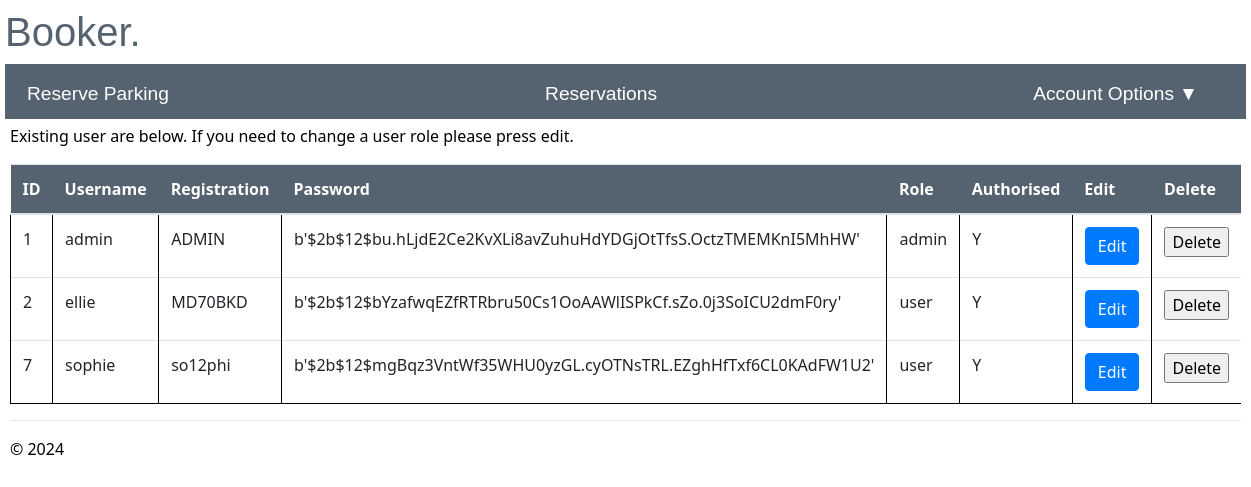
Page /admin/ (signed in) on the earlier database version.
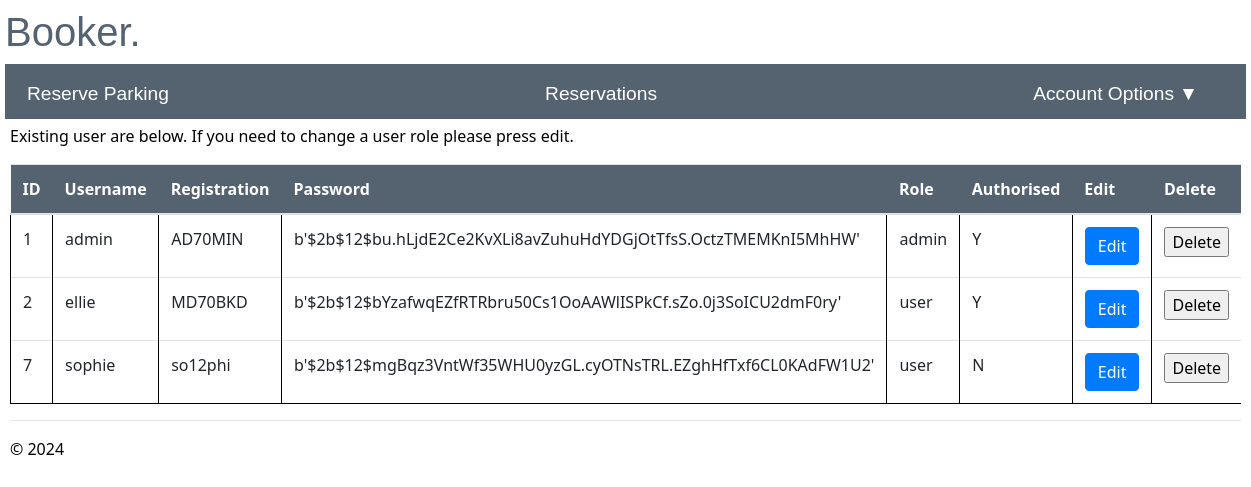
Same page on the later database version.
### app/models/models.py (models this page shows)
class User(db.Model, UserMixin):
    id = db.Column(db.Integer, primary_key=True, nullable=False)
    username = db.Column(db.String(20), nullable=False, unique=True)
    registration = db.Column(db.String(9), nullable=False, unique=True)
    password = db.Column(db.String(30), nullable=False)
    role = db.Column(db.String(5), nullable=False, default='user')
    authorised =db.Column(db.String(1), nullable=False, default='N')
    failed_login_attempts = db.Column(db.Integer,nullable=False, default=0)
    reservation = db.relationship('reserve', backref='user')

### app/admin/routes.py (the view)
@bp.route("/admin/")
@login_required
def admin():
    if current_user.role == 'admin':
        admin= User.query.all()
        current_app.logger.info('Username: %s accessed admin', current_user.username)
        return render_template('admin.html',admin=admin)
    else:
        current_app.logger.critical('Username: %s accessed attempted to access admin', current_user.username)
        return render_template("unauthorised.html")

### app/user/routes.py (called while the page is built)
@bp.before_app_request
def make_session_permanent():
    session.permanent = True
    current_app.permanent_session_lifetime = timedelta(seconds=30)

### app/admin/templates/admin.html (shortened to what this page needs)
{% extends "layout.html" %}
{% block content %}
<p>Existing user are below. If you need to change a user role please press edit.</p>
<table class="table table-hover">
  <thead class="tables">
        <th>ID</th>
        <th>Username</th>
        <th>Registration</th>
        <th>Password</th>
        <th>Role</th>
        <th>Authorised</th>
        <th>Edit</th>
        <th>Delete</th>
    </thead>
    <tbody>
     {% for admin in admin %}
      <tr>
        <td>{{admin.id}}</td>
        <td>{{admin.username}}</td>
        <td>{{admin.registration}}</td>
        <td>{{admin.password}}</td>
        <td>{{admin.role}}</td>
        <td>{{admin.authorised}}</td>
        <td><a href='{{url_for("admin.edit_user", id=admin.id)}}' class='btn btn-primary'>Edit</a></td>
        <td>
          <form method="POST" action="/delete_user/">
            <input type="submit" value="Delete" onclick='return confirm("Are you sure you want to delete this user?")'>
          </form>
         </td>
      </tr>
     {%endfor%}
    </tbody>
  </table>
{% endblock %}

### app/main/templates/layout.html (shortened to what this page needs)
<!DOCTYPE html>
<html>
    <head>
        <link rel="stylesheet" href="https://stackpath.bootstrapcdn.com/bootstrap/4.5.2/css/bootstrap.min.css">
        <link rel="stylesheet" type="text/css" href="{{ url_for('static', filename='site.css')}}" />
    </head>
    <body>
        <div class="heading">
            <h1>Booker.</h1>
        <div class="navbar">
          <a  href="{{ url_for('main.reserve_parking') }}" class="navbar-item">Reserve Parking</a>
          <a href="{{ url_for('main.reservations') }}" class="navbar-item">Reservations</a>
          <div class="dropdown">
            <a class="navbar-item dropdown-arrow" >Account Options</a>
          </div>
        </div>
        <div class="body-content">
            {% block content %}
            {% endblock %}
            <hr/>
            <footer>
                <p>&copy; 2024</p>
            </footer>
        </div>
    </body>
</html>

### app/static/site.css (style rules this page uses)
.body-content { padding: 5px; font-family:'Segoe UI', Tahoma, Geneva, Verdana, sans-serif; color: rgb(0, 0, 0); }
.heading { display:block; flex-direction: column; justify-content: center; align-items: center; color: rgb(85, 99, 112); font-family:Arial, Helvetica, sans-serif }
.navbar { background-color: rgb(85, 99, 112); font-size: 1.2em; font-family: 'Trebuchet MS', 'Lucida Sans Unicode', 'Lucida Grande', 'Lucida Sans', Arial, sans-serif; color: white; padding: 8px 30px 2px 4px; }
.navbar-item { padding: 8px; margin: 0 10px; text-decoration: none; color: white; cursor: pointer; }
.dropdown-arrow::after { content: '\25BC'; margin-left: 5px; }
tr { border-bottom: 1px solid black; }
td { padding: 1em; border-left: 1px solid black; }
.tables { background-color: rgb(85, 99, 112); color: white; }

### app/main/templates/layout.html (style rules this page uses)
body { padding: 8px 5px 8px 5px; }

Differences in the rows shown:
changed User "admin": registration "ADMIN" → "AD70MIN"
changed User "sophie": authorised "Y" → "N"
